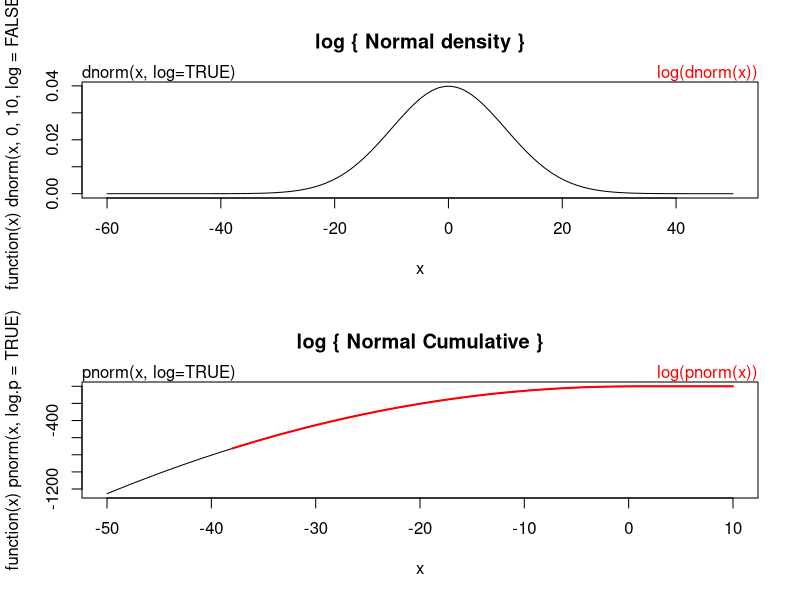

Write R code to recreate this figure.
require (graphics)
## Using "log = TRUE" for an extended range :
par(mfrow=c(2,1))
plot(function(x) dnorm(x, 0, 10, log=FALSE), -60, 50,
     main = "log { Normal density }")
curve(log(dnorm(x)), add=TRUE, col="red",lwd=2)
mtext("dnorm(x, log=TRUE)", adj=0)
mtext("log(dnorm(x))", col="red", adj=1)

plot(function(x) pnorm(x, log.p=TRUE), -50, 10,
     main = "log { Normal Cumulative }")
curve(log(pnorm(x)), add=TRUE, col="red",lwd=2)
mtext("pnorm(x, log=TRUE)", adj=0)
mtext("log(pnorm(x))", col="red", adj=1)

## if you want the so-called 'error function'
erf <- function(x) 2 * pnorm(x * sqrt(2)) - 1
## (see Abramowitz and Stegun 29.2.29)
## and the so-called 'complementary error function'
erfc <- function(x) 2 * pnorm(x * sqrt(2), lower = FALSE)
## and the inverses
erfinv <- function (x) qnorm((1 + x)/2)/sqrt(2)
erfcinv <- function (x) qnorm(x/2, lower = FALSE)/sqrt(2)